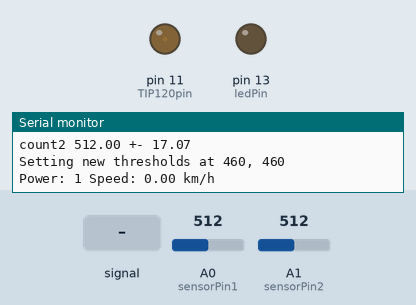
This sketch was run on a simulated Arduino Uno, built with avr-gcc and run on an emulated ATmega328P. Parts: output pins drawn as LEDs (lit = HIGH), the last lines printed to the serial monitor. The test bench sets the inputs (shaded band); at power-on: A1 (sensorPin2) = 512, A0 (sensorPin1) = 512.

Above: at 1.4 s.
1.5 s: A0 (sensorPin1) fed a 200 Hz sine of ±81 counts around its level
At 2.7 s:
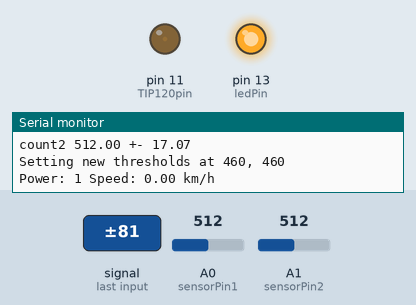
3.0 s: A1 (sensorPin2) set to 475
4.5 s: A1 (sensorPin2) set to 447
At 4.9 s:
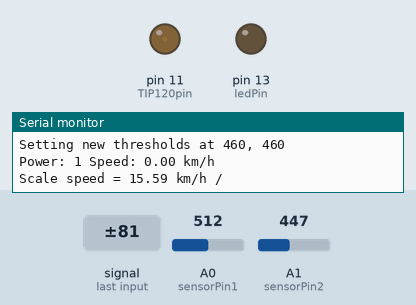
Timing chart, 0 to 12.0 s (numbered marks = the images above; inputs shaded):
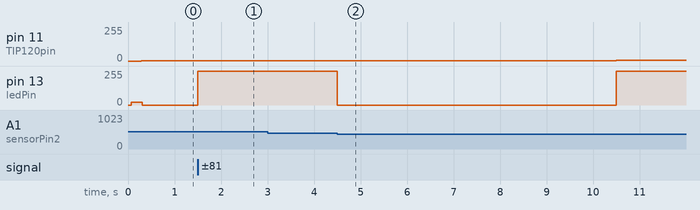

The sketch:

SpeedFB.ino
```cpp
int sensorPin1 = 0;    // The potentiometer is connected to
                      // analog pin 0
int sensorPin2 = 1;    // The potentiometer is connected to
                      // analog pin 1
int TIP120pin = 11; //for this project, I pick Arduino's PMW pin 11

int ledPin = 13;      // The LED is connected to digital pin 13

// One more thing. If you declare variables outside of a function,
// as we have here, they are called "global variables" and can be
// seen by all the functions. If you declare variables within a
// function, they can only be seen within that function. It's good
// practice to "limit the scope" of a variable whenever possible,
// but as we're getting started, global variables are just fine.

unsigned long threshold1 = 0;
unsigned long threshold2 = 0;

void setup() // this function runs once when the sketch starts up
{
  // We'll be using pin 13 to light a LED, so we must configure it
  // as an output.

  // Because we already created a variable called ledPin, and
  // set it equal to 13, we can use "ledPin" in place of "13".
  // This makes the sketch easier to follow.

  static int sensorValue1;
  static int sensorValue2;
  float avecount1 = 0;
  float avecount2 = 0;
  unsigned long numcount = 1000;
  float sigcount1 = 0;
  float sigcount2 = 0;


  pinMode(ledPin, OUTPUT);
  Serial.begin(115200);


  int i=0;
  for(i=0; i<numcount; ++i) {
     if((i+1)%50 == 1) digitalWrite(ledPin,HIGH);
     if((i+1)%50 == 5) digitalWrite(ledPin,LOW);
     sensorValue1 = analogRead(sensorPin1);
     sensorValue2 = analogRead(sensorPin2);
     avecount1 += sensorValue1;
     sigcount1 += sensorValue1*sensorValue1;
     avecount2 += sensorValue2;
     sigcount2 += sensorValue2*sensorValue2;
  }
  avecount1 /=numcount;
  avecount2 /=numcount;
//         Serial.println(sigcount/numcount);
//         Serial.println(avecount);
  sigcount1 = sigcount1/numcount - avecount1*avecount1;
  if(sigcount1 <= 0) sigcount1 = avecount1/30.;
  else sigcount1 = sqrt(sigcount1);
  sigcount2 = sigcount2/numcount - avecount2*avecount2;
  if(sigcount2 <= 0) sigcount2 = avecount2/30.;
  else sigcount2 = sqrt(sigcount2);
  Serial.print("count1 ");Serial.print(avecount1);Serial.print(" +- ");Serial.println(sigcount1);
  Serial.print("count2 ");Serial.print(avecount2);Serial.print(" +- ");Serial.println(sigcount2);
  threshold1 = avecount1 - 3*sigcount1;
  threshold2 = avecount2 - 3*sigcount2;
  Serial.print("Setting new thresholds at ");Serial.print(threshold1);Serial.print(", ");Serial.println(threshold2);


  // The above line is the same as "pinMode(13, OUTPUT);"

  // You might be wondering why we're not also configuring
  // sensorPin as an input. The reason is that this is an
  // "analog in" pin. These pins have the special ability to
  // read varying voltages from sensors like the potentiometer.
  // Since they're always used as inputs, there is no need to
  // specifically configure them.
  pinMode(TIP120pin, OUTPUT); // Set pin for output to control TIP120 Base pin
}


float getSpeed()
{
  // First we'll declare another integer variable
  // to store the value of the potentiometer:

  static int sensorValue1;
  static int sensorValue2;
  static int oldsensorValue1;
  static int oldsensorValue2;
  const int dark = 0;
  const int light = 1;
  static int oldstate1 = 1;
  static int oldstate2 = 1;
  static int state1 = 1;
  static int state2 = 1;
  bool count1 = false;
  bool count2 = false;
  static unsigned long microsec = 0;
  float speed;
  float mics;
  const float distance = 14.92;
  static unsigned long itimeout = 1000;
  const float mile = 1.60934;
  float avecount1 = 0;
  float avecount2 = 0;
  unsigned long numcount = 0;
  float sigcount1 = 0;
  float sigcount2 = 0;
  const unsigned long maxcount = 50000;
  static bool firstspeed = false;

  unsigned long icount = 0;
  microsec = micros();
  while(1) {
    ++icount;
    sensorValue1 = analogRead(sensorPin1);
//    Serial.print("S1:"); Serial.println(sensorValue1);
    oldstate1 = state1;
    if(sensorValue1 < threshold1) state1 = dark;
    else state1 = light;

    sensorValue2 = analogRead(sensorPin2);
    oldstate2 = state2;
    if(sensorValue2 < threshold2) state2 = dark;
    else state2 = light;
    bool t1 = state1 == dark && oldstate1 == light;
    bool t2 = state2 == dark && oldstate2 == light;
    if((!count1 && !count2) && (t1 || t2)) {
        count1 = t1;
        count2 = t2;
        microsec = micros();
        digitalWrite(13,HIGH);
        icount = 0;
    } else if((count1 && t2) || (count2 && t1)) {
//         Serial.print("D2:"); Serial.println(oldsensorValue2-sensorValue2);
         mics = micros()-microsec;
 //        Serial.println("===============================================================");
 //        Serial.print("Time (microsecs) = ");
 //        Serial.println(mics);
         speed = distance*1000000./mics;
 //        Serial.print("Raw speed = ");
 //        Serial.print(speed);
 //        Serial.println(" cm/s ");
         speed = 3600.*speed*87./(1000.*100.);
         Serial.print("Scale speed = ");
         Serial.print(speed);
         Serial.print(" km/h / ");
//         Serial.print(speed/mile);
//         Serial.println(" mph");
//         Serial.println("===============================================================");
         count1 = false;
         count2 = false;
         digitalWrite(13,LOW);
         delay(min(max(2*mics/1000,1000),15000));
         icount = 0;
         firstspeed=true;
         return speed;
     } else if(!(count1 || count2) && icount>itimeout && !firstspeed) {
         digitalWrite(13,LOW);
         count1 = false;
         count2 = false;
         icount = 0;
         return 0;
    }
    if((!count1 && !count2)) {
       sensorValue1 = analogRead(sensorPin1);
       sensorValue2 = analogRead(sensorPin2);
       avecount1 += sensorValue1;
       sigcount1 += sensorValue1*sensorValue1;
       avecount2 += sensorValue2;
       sigcount2 += sensorValue2*sensorValue2;
       ++numcount;
       if(numcount == maxcount) {
         avecount1 /=numcount;
         avecount2 /=numcount;
//       Serial.println(sigcount/numcount);
//       Serial.println(avecount);
         sigcount1 = sigcount1/numcount - avecount1*avecount1;
         if(sigcount1 <= 0) sigcount1 = avecount1/30.;
         else sigcount1 = sqrt(sigcount1);
         sigcount2 = sigcount2/numcount - avecount2*avecount2;
         if(sigcount2 <= 0) sigcount2 = avecount2/30.;
         else sigcount2 = sqrt(sigcount2);
         Serial.print("count1 ");Serial.print(avecount1);Serial.print(" +- ");Serial.println(sigcount1);
         Serial.print("count2 ");Serial.print(avecount2);Serial.print(" +- ");Serial.println(sigcount2);
         threshold1 = avecount1 - 3*sigcount1;
         threshold2 = avecount2 - 3*sigcount2;
         Serial.print("Setting new thresholds at ");Serial.print(threshold1);Serial.print(", ");Serial.println(threshold2);
         numcount = 0;
         sigcount2 = 0;
         sigcount2 = 0;
         avecount1 = 0;
         avecount2 = 0;
       }
    }
  }
}
void loop() // this function runs repeatedly after setup() finishes
{
    static unsigned long power=0;
    static float speed=-1;
    static float oldspeed=0;
    ++power;
    if(power > 255) power =0;
    analogWrite(TIP120pin, power);
    oldspeed = speed;
    speed = getSpeed();
    if(speed != oldspeed) {
       Serial.print("Power: ");Serial.print(power);
       Serial.print(" Speed: ");Serial.print(speed);Serial.println(" km/h");
    }
}
```

Measured:
- the behaviour switches between 460 and 459 on A1 (sensorPin2) (found by bisection; images 1 and 2)
- after the input at 1.5 s, pin 11 (TIP120pin): stays 3/255 (without the input it goes to 4/255 after 0.24 s); pin 13 (ledPin): 0/255 → 255/255 at once
- after the input at 3.0 s, every drawn part: stays the same
- after the input at 4.5 s, pin 11 (TIP120pin): 3/255 → 4/255 after 6.0 s; pin 13 (ledPin): 255/255 → 0/255 at once, → 255/255 6.0 s later
